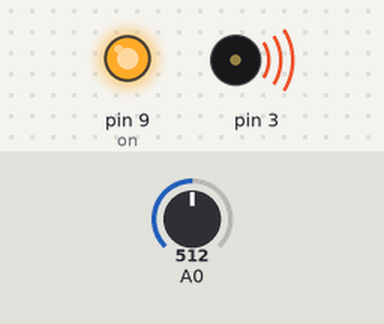
Recording of a sketch running on a simulated Arduino Uno, built with avr-gcc and run on an emulated ATmega328P. Parts: output pins drawn as LEDs (lit = HIGH), buzzer (waves = sounding). The inputs (shaded band) are chosen by the test bench; at power-on: A0 = 512.

Above: at 0.1 s.
Timing chart, 0 to 1.6 s (numbered marks = the images above):
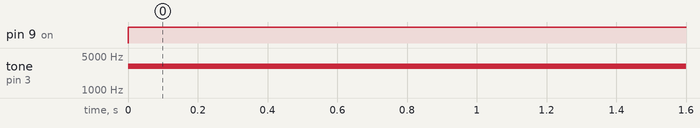

Measured:
- by itself, pin 9 (on): LOW → HIGH at 0.00 s
- by itself, tone on pin 3: silent → 3102 Hz at 0.00 s

The sketch:

Cociclo_drawer.ino
```cpp
// (licence header left out)
void setup() {
    pinMode(9,OUTPUT); // on
    pinMode(10,INPUT); // mas de 500
    pinMode(11,INPUT);  // mas de 750
}

void loop() {
  // read the sensor:
  int sensorValue = analogRead(A0); // très simple pour lire la valeur du senseur
  if (sensorValue < 100)
  {
   digitalWrite(9, HIGH);    // affiche une couleur différente selon le degré de pollution
   digitalWrite(10, HIGH);
   digitalWrite(11, HIGH);

  }
else if (sensorValue > 300)
  {
   digitalWrite(9, HIGH);
   digitalWrite(10, LOW);
   digitalWrite(11, HIGH);
  }
else
  {
  digitalWrite(9, HIGH);
  digitalWrite(10, HIGH);
  digitalWrite(11, LOW);
  }

  // Fait correspondre le sensovalue (0,1023) à la gamme de fréquences en sortie (200,6000)
  int thisPitch = map(sensorValue, 0, 1023, 200, 6000);
  // Jouer la fréquence
  tone(3, thisPitch, 1000);
  // Test, envoyer un 'la' 440Hz
  // tone(3, 440, 1000);

  delay(100);        // delai entre les lectures pour une stabilité
}
```
